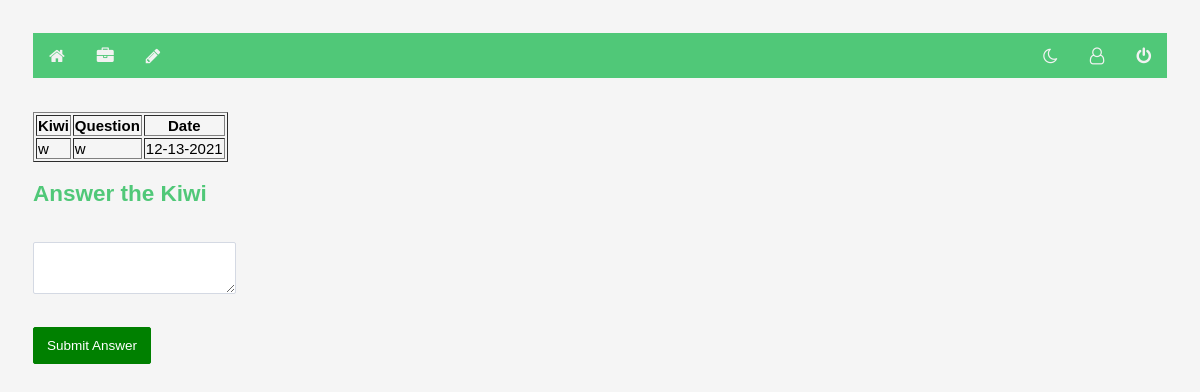
/notes/3 (signed in), run on an earlier commit of the app's database.
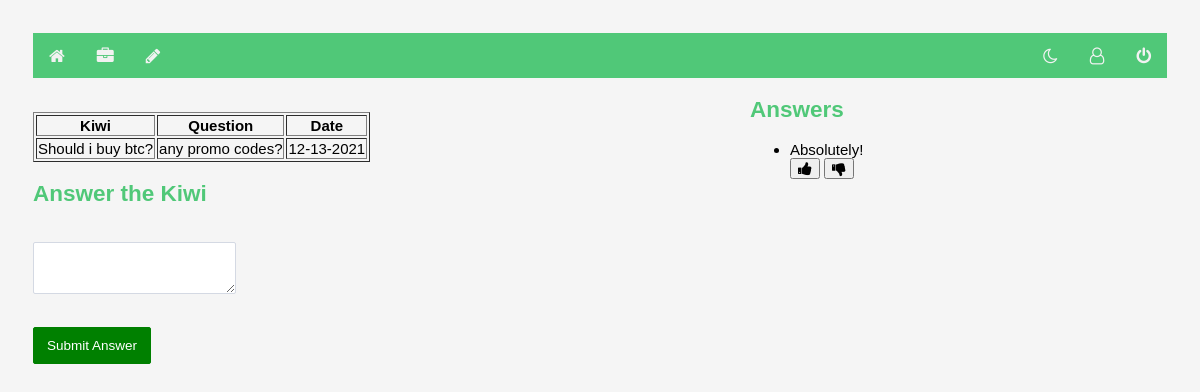
And on a later commit of the database.
### models.py (models this page shows, shortened)
class Note(db.Model):
    id = db.Column("id", db.Integer, primary_key=True)
    title = db.Column("title", db.String(200))
    text = db.Column("text", db.String(100))
    date = db.Column("date", db.String(50))
    user_id = db.Column(db.Integer,db.ForeignKey("user.id"), nullable = False)
    comments = db.relationship("Comment", backref="note",cascade = "all, delete-orphan", lazy=True)
    score = db.Column("score", db.Integer)
    votes = db.Column("totalVotes", db.Integer)

class Comment(db.Model):
    id = db.Column(db.Integer, primary_key=True)
    date_posted = db.Column(db.DateTime, nullable=False)
    content = db.Column(db.VARCHAR, nullable=False)
    note_id = db.Column(db.Integer, db.ForeignKey("note.id"), nullable=False)
    user_id = db.Column(db.Integer, db.ForeignKey("user.id"), nullable=False)

### flask06.py (the view)
@app.route('/notes/<note_id>')
def get_note(note_id):
    if session.get('user'):
        my_notes = db.session.query(Note).filter_by(id=note_id).one()
        form = CommentForm()
        return render_template('note.html', note=my_notes, user=session['user'], form=form)
    else:
        return redirect(url_for('login'))

### forms.py
class CommentForm(FlaskForm):
    class Meta:
        csrf = False
    comment = TextAreaField('Comment', validators=[Length(min=1)])
    submit = SubmitField('Submit Answer')

class SearchForm(FlaskForm):
    results = StringField('Results', validators=[DataRequired()])
    submit = SubmitField("Submit")

### flask06.py (called while the page is built)
@app.context_processor
def base():
    form = SearchForm()
    return dict(form=form)

### templates/note.html (shortened to what this page needs)
<!DOCTYPE html>
<html lang="en">
    <head>
        <link rel="stylesheet" href="{{ url_for('static', filename='main.css') }}">
        <link rel="stylesheet" href="{{ url_for('static', filename='forms.css') }}">
        <link rel="stylesheet" href="https://cdnjs.cloudflare.com/ajax/libs/font-awesome/4.7.0/css/font-awesome.css">
    </head>
    <div class="topnav">
        <nav>
            {% if user %}
            <a class="fa fa-home" href="{{url_for('index')}}"></a>
            <a class="fa fa-briefcase"href="{{url_for('get_notes')}}"></a>
            <a class="fa fa-pencil"href="{{url_for('new_note')}}"></a>
            <div class="topnav-right">
                <a class="fa fa-moon-o" onclick="myFunction()"></a>
                <a class="fa fa-user-o"href="{{url_for('get_accounts')}}"></a>
                <a class="fa fa-power-off" href="{{url_for('logout')}}"></a></div>
            {% else %}
            <a href="{{url_for('login')}}">Login</a>
            <a href="{{url_for('register')}}">Register</a>
            {% endif %}
        </nav>
    </div>
    <body>
     <div class="commentsection">
        {% if note.comments %}
    {% if note.comments|length > 0 %}
        <h2>Answers</h2>
        <ul>
        {% for comment in note.comments %}
            <li>{{ comment.content }}</li>
            <div>
            <button class="fa fa-thumbs-up" onclick="alert('Thank you for your feedback')">
            </button>
            <button class="fa fa-thumbs-down"onclick="alert('Thank you for your feedback')">
            </button>
        {% endfor %}
        </ul>
    {% endif %}
{% endif %}
        </div>
        <table border="1">
            <tr>
                <th>Kiwi</th>
                <th>Question</th>
                <th>Date</th>
            </tr>
            <tr>
                <td>{{ note.title }}</td>
                <br>
                <td>{{ note.text }}</td>
                <br>
                <td>{{ note.date }}</td>
            </tr>
        </table>
<form action="{{ url_for('new_comment', note_id=note.id) }}" method="post">
    <div>
    <h2>Answer the Kiwi</h2>
        <div class="form-field">
            <br/> {{ form.comment }}
        </div>
    {{ form.submit }}
    </div>
</form>
    </body>
</html>

What changed in the data, as far as the page shows it:
now on this page (row edited): Comment: content "Absolutely!"
changed Note: title "w" → "Should i buy btc?"; text "w" → "any promo codes?"
Also different on the page:
text now shown: "Answers"
